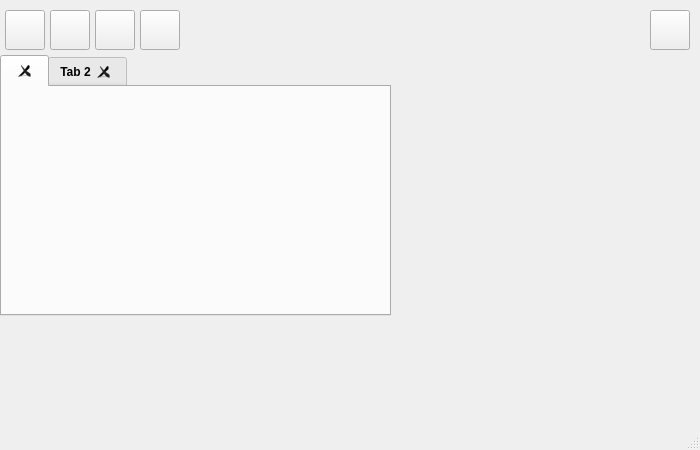
<?xml version="1.0" encoding="UTF-8"?>
<ui version="4.0">
 <class>MainWindow</class>
 <widget class="QMainWindow" name="MainWindow">
  <property name="geometry">
   <rect>
    <x>0</x>
    <y>0</y>
    <width>700</width>
    <height>450</height>
   </rect>
  </property>
  <property name="minimumSize">
   <size>
    <width>700</width>
    <height>450</height>
   </size>
  </property>
  <property name="baseSize">
   <size>
    <width>700</width>
    <height>450</height>
   </size>
  </property>
  <property name="font">
   <font>
    <kerning>true</kerning>
   </font>
  </property>
  <property name="windowTitle">
   <string/>
  </property>
  <property name="windowIcon">
   <iconset resource="../resources/ChartGeany.qrc">
    <normaloff>:/png/images/icons/PNG/cglogo.png</normaloff>:/png/images/icons/PNG/cglogo.png</iconset>
  </property>
  <property name="tabShape">
   <enum>QTabWidget::Rounded</enum>
  </property>
  <widget class="QWidget" name="centralwidget">
   <widget class="QToolButton" name="managerButton">
    <property name="geometry">
     <rect>
      <x>5</x>
      <y>10</y>
      <width>40</width>
      <height>40</height>
     </rect>
    </property>
    <property name="focusPolicy">
     <enum>Qt::NoFocus</enum>
    </property>
    <property name="toolTip">
     <string>Data Manager</string>
    </property>
    <property name="autoFillBackground">
     <bool>false</bool>
    </property>
    <property name="text">
     <string/>
    </property>
    <property name="icon">
     <iconset resource="../resources/ChartGeany.qrc">
      <normaloff>:/png/images/icons/PNG/data_grid.png</normaloff>:/png/images/icons/PNG/data_grid.png</iconset>
    </property>
    <property name="iconSize">
     <size>
      <width>35</width>
      <height>35</height>
     </size>
    </property>
   </widget>
   <widget class="QTabWidget" name="tabWidget">
    <property name="geometry">
     <rect>
      <x>0</x>
      <y>55</y>
      <width>391</width>
      <height>261</height>
     </rect>
    </property>
    <property name="font">
     <font>
      <weight>75</weight>
      <bold>true</bold>
     </font>
    </property>
    <property name="focusPolicy">
     <enum>Qt::NoFocus</enum>
    </property>
    <property name="tabPosition">
     <enum>QTabWidget::North</enum>
    </property>
    <property name="tabShape">
     <enum>QTabWidget::Rounded</enum>
    </property>
    <property name="currentIndex">
     <number>0</number>
    </property>
    <property name="elideMode">
     <enum>Qt::ElideRight</enum>
    </property>
    <property name="usesScrollButtons">
     <bool>true</bool>
    </property>
    <property name="tabsClosable">
     <bool>true</bool>
    </property>
    <property name="movable">
     <bool>true</bool>
    </property>
    <widget class="QWidget" name="widget">
     <attribute name="title">
      <string/>
     </attribute>
    </widget>
    <widget class="QWidget" name="tab_2">
     <attribute name="title">
      <string>Tab 2</string>
     </attribute>
    </widget>
   </widget>
   <widget class="QToolButton" name="exitButton">
    <property name="geometry">
     <rect>
      <x>650</x>
      <y>10</y>
      <width>40</width>
      <height>40</height>
     </rect>
    </property>
    <property name="focusPolicy">
     <enum>Qt::NoFocus</enum>
    </property>
    <property name="toolTip">
     <string>Exit</string>
    </property>
    <property name="autoFillBackground">
     <bool>true</bool>
    </property>
    <property name="text">
     <string/>
    </property>
    <property name="icon">
     <iconset resource="../resources/ChartGeany.qrc">
      <normaloff>:/png/images/icons/PNG/exit.png</normaloff>:/png/images/icons/PNG/exit.png</iconset>
    </property>
    <property name="iconSize">
     <size>
      <width>35</width>
      <height>35</height>
     </size>
    </property>
   </widget>
   <widget class="QToolButton" name="screenshotButton">
    <property name="geometry">
     <rect>
      <x>50</x>
      <y>10</y>
      <width>40</width>
      <height>40</height>
     </rect>
    </property>
    <property name="focusPolicy">
     <enum>Qt::NoFocus</enum>
    </property>
    <property name="toolTip">
     <string>Screenshot</string>
    </property>
    <property name="autoFillBackground">
     <bool>false</bool>
    </property>
    <property name="text">
     <string/>
    </property>
    <property name="icon">
     <iconset resource="../resources/ChartGeany.qrc">
      <normaloff>:/png/images/icons/PNG/camera.png</normaloff>:/png/images/icons/PNG/camera.png</iconset>
    </property>
    <property name="iconSize">
     <size>
      <width>35</width>
      <height>35</height>
     </size>
    </property>
   </widget>
   <widget class="QToolButton" name="optionsButton">
    <property name="geometry">
     <rect>
      <x>95</x>
      <y>10</y>
      <width>40</width>
      <height>40</height>
     </rect>
    </property>
    <property name="focusPolicy">
     <enum>Qt::NoFocus</enum>
    </property>
    <property name="toolTip">
     <string>Options</string>
    </property>
    <property name="autoFillBackground">
     <bool>false</bool>
    </property>
    <property name="text">
     <string/>
    </property>
    <property name="icon">
     <iconset resource="../resources/ChartGeany.qrc">
      <normaloff>:/png/images/icons/PNG/advancedsettings.png</normaloff>:/png/images/icons/PNG/advancedsettings.png</iconset>
    </property>
    <property name="iconSize">
     <size>
      <width>35</width>
      <height>35</height>
     </size>
    </property>
   </widget>
   <widget class="QToolButton" name="infoButton">
    <property name="geometry">
     <rect>
      <x>140</x>
      <y>10</y>
      <width>40</width>
      <height>40</height>
     </rect>
    </property>
    <property name="focusPolicy">
     <enum>Qt::NoFocus</enum>
    </property>
    <property name="toolTip">
     <string>Information</string>
    </property>
    <property name="autoFillBackground">
     <bool>false</bool>
    </property>
    <property name="text">
     <string/>
    </property>
    <property name="icon">
     <iconset resource="../resources/ChartGeany.qrc">
      <normaloff>:/png/images/icons/PNG/information.png</normaloff>:/png/images/icons/PNG/information.png</iconset>
    </property>
    <property name="iconSize">
     <size>
      <width>35</width>
      <height>35</height>
     </size>
    </property>
   </widget>
  </widget>
  <widget class="QStatusBar" name="statusbar"/>
 </widget>
 <resources>
  <include location="../resources/ChartGeany.qrc"/>
 </resources>
 <connections/>
</ui>
